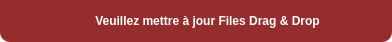
<?xml version="1.0" encoding="UTF-8"?>
<ui version="4.0">
 <class>OverlayMessageDisplay</class>
 <widget class="QWidget" name="OverlayMessageDisplay">
  <property name="geometry">
   <rect>
    <x>0</x>
    <y>0</y>
    <width>392</width>
    <height>42</height>
   </rect>
  </property>
  <property name="windowTitle">
   <string>Form</string>
  </property>
  <property name="styleSheet">
   <string notr="true">background: transparent;
opacity: 0.6;</string>
  </property>
  <layout class="QHBoxLayout" name="horizontalLayout">
   <property name="spacing">
    <number>0</number>
   </property>
   <property name="leftMargin">
    <number>0</number>
   </property>
   <property name="topMargin">
    <number>0</number>
   </property>
   <property name="rightMargin">
    <number>0</number>
   </property>
   <property name="bottomMargin">
    <number>0</number>
   </property>
   <item>
    <widget class="QWidget" name="widget" native="true">
     <property name="styleSheet">
      <string notr="true">QWidget#widget
{
	background: transparent;
	border-bottom-left-radius: 10px;
border-bottom-right-radius: 10px;
	background-color: rgba(128, 0, 0, 210);
}</string>
     </property>
     <layout class="QHBoxLayout" name="horizontalLayout_2">
      <item>
       <spacer name="horizontalSpacer">
        <property name="orientation">
         <enum>Qt::Horizontal</enum>
        </property>
        <property name="sizeHint" stdset="0">
         <size>
          <width>40</width>
          <height>20</height>
         </size>
        </property>
       </spacer>
      </item>
      <item>
       <widget class="QLabel" name="icon">
        <property name="text">
         <string/>
        </property>
        <property name="pixmap">
         <pixmap resource="../resources.qrc">:/images/exclamation.png</pixmap>
        </property>
        <property name="scaledContents">
         <bool>false</bool>
        </property>
       </widget>
      </item>
      <item>
       <spacer name="horizontalSpacer_3">
        <property name="orientation">
         <enum>Qt::Horizontal</enum>
        </property>
        <property name="sizeType">
         <enum>QSizePolicy::Fixed</enum>
        </property>
        <property name="sizeHint" stdset="0">
         <size>
          <width>10</width>
          <height>20</height>
         </size>
        </property>
       </spacer>
      </item>
      <item>
       <widget class="QLabel" name="message">
        <property name="styleSheet">
         <string notr="true">color: white;
font-weight: bold;</string>
        </property>
        <property name="text">
         <string>Veuillez mettre à jour Files Drag &amp; Drop</string>
        </property>
        <property name="scaledContents">
         <bool>false</bool>
        </property>
        <property name="alignment">
         <set>Qt::AlignCenter</set>
        </property>
        <property name="wordWrap">
         <bool>false</bool>
        </property>
       </widget>
      </item>
      <item>
       <spacer name="horizontalSpacer_2">
        <property name="orientation">
         <enum>Qt::Horizontal</enum>
        </property>
        <property name="sizeType">
         <enum>QSizePolicy::Expanding</enum>
        </property>
        <property name="sizeHint" stdset="0">
         <size>
          <width>40</width>
          <height>20</height>
         </size>
        </property>
       </spacer>
      </item>
     </layout>
    </widget>
   </item>
  </layout>
 </widget>
 <resources>
  <include location="../resources.qrc"/>
 </resources>
 <connections/>
</ui>
